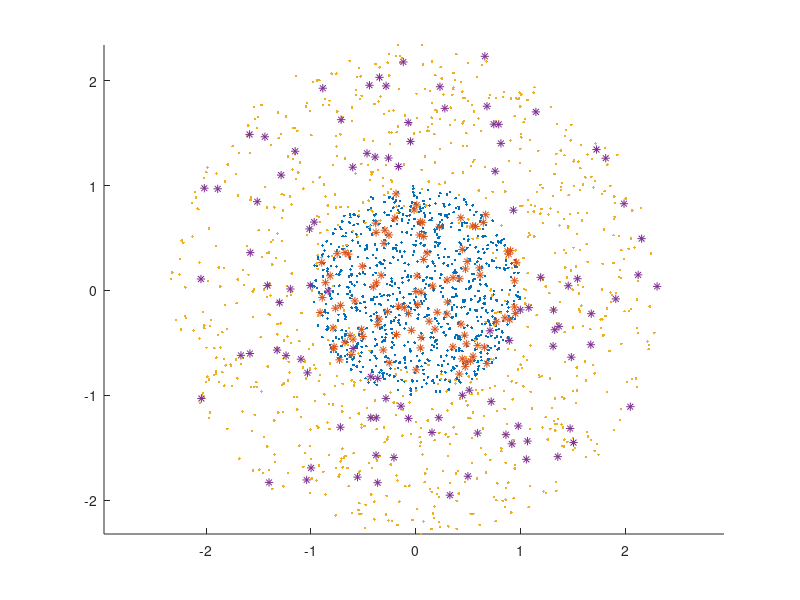

The MATLAB script that drew this image: (Note: this script raises an error after producing the figure.)
%% Initialisation
% Donnees
load ('donnees.mat')

%% Affichage donnees
close all
figure('Name', 'Donnees')
hold on

axis equal
scatter(testC1(:, 1), testC1(:,2), '.r')
scatter(trainC1(:, 1), trainC1(:,2), '*r')
scatter(testC2(:, 1), testC2(:,2), '.b')
scatter(trainC2(:, 1), trainC2(:,2), '*b')
hold off


%% KNN
% creation de la structure de donnees
TRAIN = [trainC1; trainC2];
ppv = KDTreeSearcher(TRAIN);


%% C1
C1appC1 = zeros(size(testC1,1), 1);
C1appC2 = zeros(size(testC1,1), 1);

for i=1:size(testC1,1)
    % affichage des 3 plus proches voisins d'un point de test
    % n = indices dans TRAIN
    % d = distances entre les points
    [n, d]= knnsearch(ppv, testC1(i,:), 'k', 3);

    % nombres de voisins appartenant a C1 et C2
    C1appC1(i) = size(find(n <= size(trainC1, 1)), 2);
    C1appC2(i) = size(find(n > size(trainC1, 1)), 2);
end


%% C2
C2appC1 = zeros(size(testC2,1), 1);
C2appC2 = zeros(size(testC2,1), 1);

for i=1:size(testC2,1)
    % affichage des 3 plus proches voisins d'un point de test
    % n = indices dans TRAIN
    % d = distances entre les points
    [n, d]= knnsearch(ppv, testC2(i,:), 'k', 3);

    % nombres de voisins appartenant a C1 et C2
    C2appC1(i) = size(find(n <= size(trainC1, 1)), 2);
    C2appC2(i) = size(find(n > size(trainC1, 1)), 2);
end


%% Erreurs
nbErreursC1 = size(find(C1appC2 > C1appC1), 1)
nbErreursC2 = size(find(C2appC1 > C2appC2), 1)
pctErreursC1 = 100 * nbErreursC1 / size(testC1, 1)
pctErreursC2 = 100 * nbErreursC2 / size(testC2, 1)
